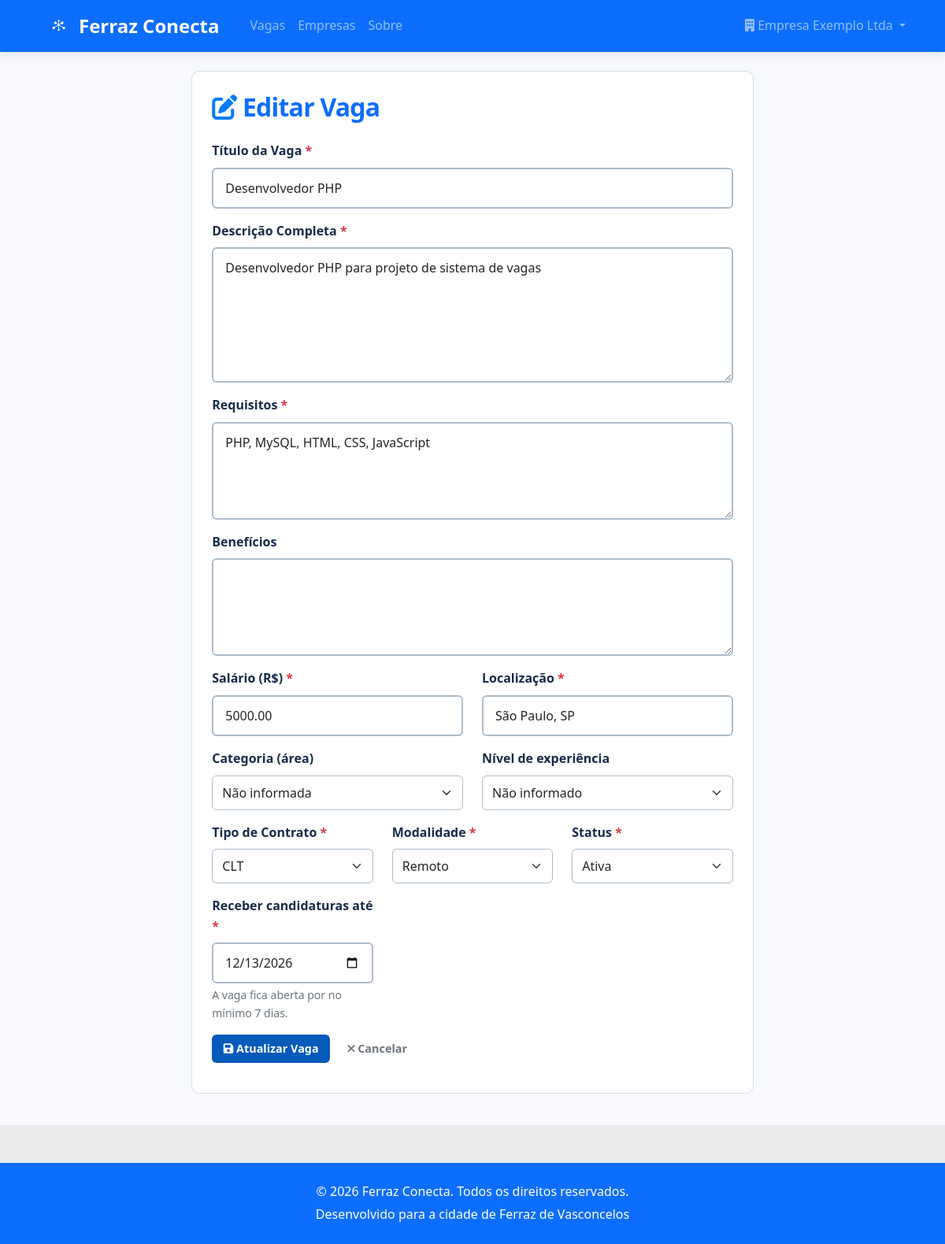
Page /vagas/1/editar (signed in) on the committed database.
### tables this page shows
CREATE TABLE IF NOT EXISTS vagas (
    id INT AUTO_INCREMENT PRIMARY KEY,
    empresa_id INT NOT NULL,
    titulo VARCHAR(255) NOT NULL,
    descricao TEXT NOT NULL,
    requisitos TEXT,
    salario DECIMAL(10,2),
    tipo_contrato ENUM('CLT', 'PJ', 'Freelance', 'Estágio') NOT NULL DEFAULT 'CLT',
    modalidade ENUM('Presencial', 'Remoto', 'Híbrido') NOT NULL DEFAULT 'Presencial',
    localizacao VARCHAR(255),
     
    categoria_id INT,
    nivel_experiencia ENUM('Sem experiência', 'Júnior', 'Pleno', 'Sênior'),
    beneficios TEXT,
    status ENUM('Ativa', 'Inativa', 'Pausada') NOT NULL DEFAULT 'Ativa',
     
     
    data_expiracao DATE NOT NULL,
     
    visualizacoes INT NOT NULL DEFAULT 0,
    created_at TIMESTAMP NOT NULL DEFAULT CURRENT_TIMESTAMP,
    updated_at TIMESTAMP NOT NULL DEFAULT CURRENT_TIMESTAMP ON UPDATE CURRENT_TIMESTAMP,
    KEY idx_vagas_empresa (empresa_id),
    KEY idx_vagas_status (status),
    KEY idx_vagas_expiracao (data_expiracao),
    KEY idx_vagas_categoria (categoria_id),
    CONSTRAINT fk_vagas_empresa
        FOREIGN KEY (empresa_id) REFERENCES empresas (id) ON DELETE CASCADE,
     
    CONSTRAINT fk_vagas_categoria
        FOREIGN KEY (categoria_id) REFERENCES categorias (id)
);

### app/Views/vagas/edit.php (the view, shortened to what the rows shown need)
<?php
$title = 'Editar Vaga - Ferraz Conecta';
?>
<div class="container mt-4">
    <div class="row justify-content-center">
        <div class="col-lg-8">
            <div class="card shadow">
                <div class="card-body">
                    <h2 class="card-title mb-4">
                        <i class="fas fa-edit text-primary"></i> Editar Vaga
                    </h2>
                    <form method="POST" action="/vagas/<?= $vaga['id'] ?? '' ?>/editar">
                        <div class="mb-3">
                            <label for="titulo" class="form-label required">Título da Vaga</label>
                            <input type="text" class="form-control" id="titulo" name="titulo"
                                value="<?= htmlspecialchars($vaga['titulo'] ?? '') ?>" required>
                        </div>
                        <div class="mb-3">
                            <label for="descricao" class="form-label required">Descrição Completa</label>
                            <textarea class="form-control" id="descricao" name="descricao" rows="6" required><?= htmlspecialchars($vaga['descricao'] ?? '') ?></textarea>
                        </div>
                        <div class="mb-3">
                            <label for="requisitos" class="form-label required">Requisitos</label>
                            <textarea class="form-control" id="requisitos" name="requisitos" rows="4" required><?= htmlspecialchars($vaga['requisitos'] ?? '') ?></textarea>
                        </div>
                        <div class="mb-3">
                            <label for="beneficios" class="form-label">Benefícios</label>
                            <textarea class="form-control" id="beneficios" name="beneficios" rows="4"><?= htmlspecialchars($vaga['beneficios'] ?? '') ?></textarea>
                        </div>
                        <div class="row">
                            <div class="col-md-6 mb-3">
                                <label for="salario" class="form-label required">Salário (R$)</label>
                                <input type="text" class="form-control" id="salario" name="salario"
                                    value="<?= htmlspecialchars($vaga['salario'] ?? '') ?>" required>
                            </div>
                            <div class="col-md-6 mb-3">
                                <label for="localizacao" class="form-label required">Localização</label>
                                <input type="text" class="form-control" id="localizacao" name="localizacao"
                                    value="<?= htmlspecialchars($vaga['localizacao'] ?? '') ?>" required>
                            </div>
                        </div>
                        <div class="row">
                            <div class="col-md-6 mb-3">
                                <label for="categoria_id" class="form-label">Categoria (área)</label>
                                <select class="form-select" id="categoria_id" name="categoria_id">
                                    <option value="">Não informada</option>
                                </select>
                            </div>
                            <div class="col-md-6 mb-3">
                                <label for="nivel_experiencia" class="form-label">Nível de experiência</label>
                                <select class="form-select" id="nivel_experiencia" name="nivel_experiencia">
                                    <option value="">Não informado</option>
                                </select>
                            </div>
                        </div>
                        <div class="row">
                            <div class="col-md-4 mb-3">
                                <label for="tipo_contrato" class="form-label required">Tipo de Contrato</label>
                                <select class="form-select" id="tipo_contrato" name="tipo_contrato" required>
                                    <option value="CLT" <?= ($vaga['tipo_contrato'] ?? '') === 'CLT' ? 'selected' : '' ?>>CLT</option>
                                </select>
                            </div>
                            <div class="col-md-4 mb-3">
                                <label for="modalidade" class="form-label required">Modalidade</label>
                                <select class="form-select" id="modalidade" name="modalidade" required>
                                    <option value="Remoto" <?= ($vaga['modalidade'] ?? '') === 'Remoto' ? 'selected' : '' ?>>Remoto</option>
                                </select>
                            </div>
                            <div class="col-md-4 mb-3">
                                <label for="status" class="form-label required">Status</label>
                                <select class="form-select" id="status" name="status" required>
                                    <option value="Ativa" <?= ($vaga['status'] ?? '') === 'Ativa' ? 'selected' : '' ?>>Ativa</option>
                                </select>
                            </div>
                        </div>
                        <div class="row">
                            <div class="col-md-4 mb-3">
                                <label for="data_expiracao" class="form-label required">Receber candidaturas até</label>
                                <input type="date" class="form-control<?= isset($erros['data_expiracao']) ? ' is-invalid' : '' ?>"
                                    id="data_expiracao" name="data_expiracao"
                                    value="<?= htmlspecialchars($vaga['data_expiracao'] ?? '') ?>"
                                    min="<?= htmlspecialchars($dataMinima ?? '') ?>" required>
                                <div class="form-text">A vaga fica aberta por no mínimo 7 dias.</div>
                            </div>
                        </div>
                        <div class="d-flex gap-2">
                            <button type="submit" class="btn btn-primary">
                                <i class="fas fa-save"></i> Atualizar Vaga
                            </button>
                            <a href="/painel-empresa" class="btn btn-outline-secondary">
                                <i class="fas fa-times"></i> Cancelar
                            </a>
                        </div>
                    </form>
                </div>
            </div>
        </div>
    </div>
</div>

### app/Views/layouts/base.php (shortened to what the rows shown need)
<!DOCTYPE html>
<html lang="pt-BR">
<head>
    <link href="https://cdn.jsdelivr.net/npm/bootstrap@5.1.3/dist/css/bootstrap.min.css" rel="stylesheet">
    <link rel="stylesheet" href="https://cdnjs.cloudflare.com/ajax/libs/font-awesome/6.0.0/css/all.min.css">
    <link rel="stylesheet" href="/css/style.css">
    <link rel="stylesheet" href="/css/components.css">
    <link rel="stylesheet" href="/css/portal.css">
</head>
<body>
    <nav class="navbar navbar-expand-lg navbar-dark bg-primary">
        <div class="container">
            <a class="navbar-brand d-flex align-items-center" href="/">
                <img src="/img/logobrancanavbar.png" alt="Ferraz Conecta" class="navbar-logo me-2">
                Ferraz Conecta
            </a>
            <div class="collapse navbar-collapse" id="navbarNav">
                <ul class="navbar-nav">
                    <li class="nav-item">
                        <a class="nav-link" href="/vagas">Vagas</a>
                    </li>
                    <li class="nav-item">
                        <a class="nav-link" href="/empresas">Empresas</a>
                    </li>
                    <li class="nav-item">
                        <a class="nav-link" href="/sobre">Sobre</a>
                    </li>
                </ul>
                <ul class="navbar-nav ms-auto">
                    <?php if (isset($_SESSION['user_id'])): ?>
                        <?php if (($_SESSION['user_type'] ?? '') === 'empresa'): ?>
                            <li class="nav-item dropdown">
                                <a class="nav-link dropdown-toggle" href="#" id="empresaDropdown" role="button" data-bs-toggle="dropdown">
                                    <i class="fas fa-building"></i> <?= htmlspecialchars($_SESSION['user_name'] ?? '') ?>
                                </a>
                            </li>
                        <?php endif; ?>
                    <?php else: ?>
                        <li class="nav-item">
                            <a class="nav-link" href="/login">Entrar</a>
                        </li>
                    <?php endif; ?>
                </ul>
            </div>
        </div>
    </nav>
    <main>
        <?= $content ?>
    </main>
    <footer class="fc-footer text-white text-center py-4 mt-5">
        <div class="container">
            <p>&copy; <?= (new DateTimeImmutable('now', new DateTimeZone('America/Sao_Paulo')))->format('Y') ?> Ferraz Conecta. Todos os direitos reservados.</p>
            <p>Desenvolvido para a cidade de Ferraz de Vasconcelos</p>
        </div>
    </footer>
</body>
</html>

### app/Router.php (shortened to what the rows shown need)
<?php
class Router
{
    private $routes = [];
    public function addRoute($method, $path, $handler)
    {
        $this->routes[] = [
            'method' => $method,
            'path' => $path,
            'handler' => $handler
        ];
    }
    public function dispatch($method, $uri)
    {
        try {
            $uri = parse_url($uri, PHP_URL_PATH);
            foreach ($this->routes as $route) {
                if ($route['method'] === $method && $this->matchPath($route['path'], $uri)) {
                    $result = $this->executeHandler($route['handler'], $this->extractParams($route['path'], $uri));
                    if ($result !== null) {
                        echo $result;
                    }
                    return;
                }
            }
        } catch (\Exception $e) {
            http_response_code(500);
            echo "<h1>Erro Interno</h1>";
            echo "<p>Erro: " . $e->getMessage() . "</p>";
            echo "<p>Arquivo: " . $e->getFile() . "</p>";
            echo "<p>Linha: " . $e->getLine() . "</p>";
        }
    }
    private function matchPath($routePath, $uri)
    {
        $routePattern = preg_replace('/\{([^}]+)\}/', '([^/]+)', $routePath);
        $routePattern = '#^' . $routePattern . '$#';
        return preg_match($routePattern, $uri);
    }
    private function extractParams($routePath, $uri)
    {
        $params = [];
        $routeParts = explode('/', trim($routePath, '/'));
        $uriParts = explode('/', trim($uri, '/'));
        foreach ($routeParts as $index => $part) {
            if (preg_match('/\{([^}]+)\}/', $part, $matches)) {
                $paramName = $matches[1];
                $params[$paramName] = $uriParts[$index] ?? null;
            }
        }
        return $params;
    }
    private function executeHandler($handler, $params)
    {
        try {
            if (is_string($handler)) {
                $parts = explode('@', $handler);
                $controllerClass = "App\\Controllers\\{$parts[0]}";
                $method = $parts[1];
                $controller = new $controllerClass();
                return call_user_func_array([$controller, $method], array_values($params));
            }
            throw new \Exception("Handler inválido");
        } catch (\Exception $e) {
            throw new \Exception("Erro ao executar handler: " . $e->getMessage());
        }
    }
}

### rows in the picture
vagas: titulo "Desenvolvedor PHP", descricao "Desenvolvedor PHP para projeto de sistema de vagas", requisitos "PHP, MySQL, HTML, CSS, JavaScript", salario "5000.00", localizacao "São Paulo, SP", tipo_contrato "CLT", modalidade "Remoto", status "Ativa", data_expiracao "12/13/2026"
